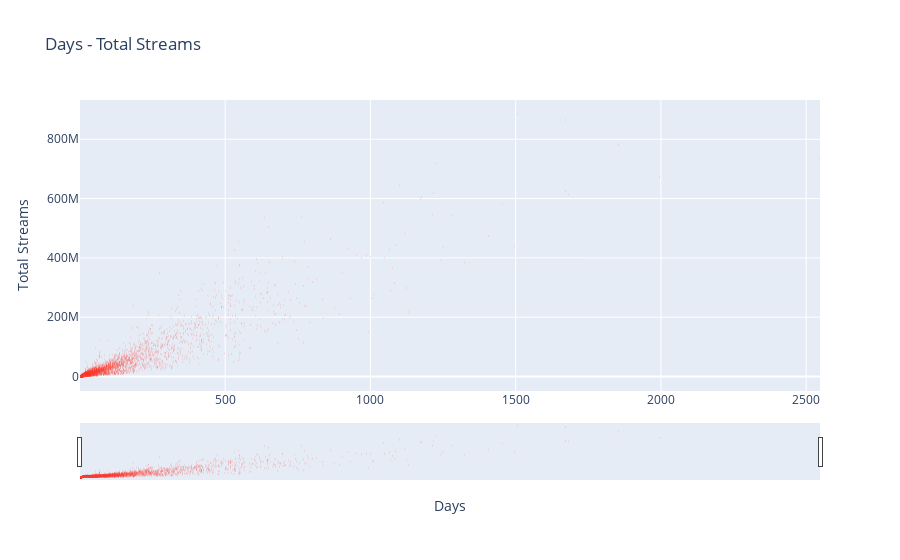

Notebook source saved alongside this figure:
### Markdown cell above
👉 Tuy nhiên, khi chúng ta có một tập dữ liệu quá lớn, dẫn đến việc biểu đồ có quá nhiều điểm dữ liệu (các chấm trên biểu đồ) chồng chất lên nhau khiến ta không thể quan sát và tìm ra mối quan hệ giữa các điểm. Đồng thời, nhìn vào biểu đồ trên, ta khó có thể xác định giá trị (x,y) của điểm dữ liệu.

👉 Candlestick chart có thể khắc phục những hạn chế trên của biểu đồ Scatterplot:
- Cũng như biểu đồ Scatterplot, biểu đồ nến cũng thể hiện sự phân bố dữ liệu của hai trường Days - Total Streams và các điểm ngoại lai.
- Ngoài ra, biểu đồ nến cho phép ta biết giá trị chính xác của cặp (x,y) khi di chuyển vào điểm dữ liệu đó.

### Code cell
# Create a candlestick chart
fig = go.Figure(data=[go.Candlestick(x=song_df['Days'],
                open=song_df['Total Streams'], high=song_df['Total Streams'],
                low=song_df['Total Streams'], close=song_df['Total Streams'])])

fig.update_layout(
    title='Days - Total Streams',
    xaxis_title='Days',
    yaxis_title='Total Streams'
)
iplot(fig)

### Figure 1 — Plotly figure (JSON) as saved in the notebook; plotly's stock layout.template omitted (floating-point values rounded to 4 significant figures; data arrays with more than 128 entries replaced by an {"elided": "..."} marker saying what was removed)
{"data": [{"close": {"elided": "11080 int values"}, "high": {"elided": "11080 int values"}, "low": {"elided": "11080 int values"}, "open": {"elided": "11080 int values"}, "type": "candlestick", "x": {"elided": "11080 int values"}}], "layout": {"title": {"text": "Days - Total Streams"}, "xaxis": {"title": {"text": "Days"}}, "yaxis": {"title": {"text": "Total Streams"}}}}
